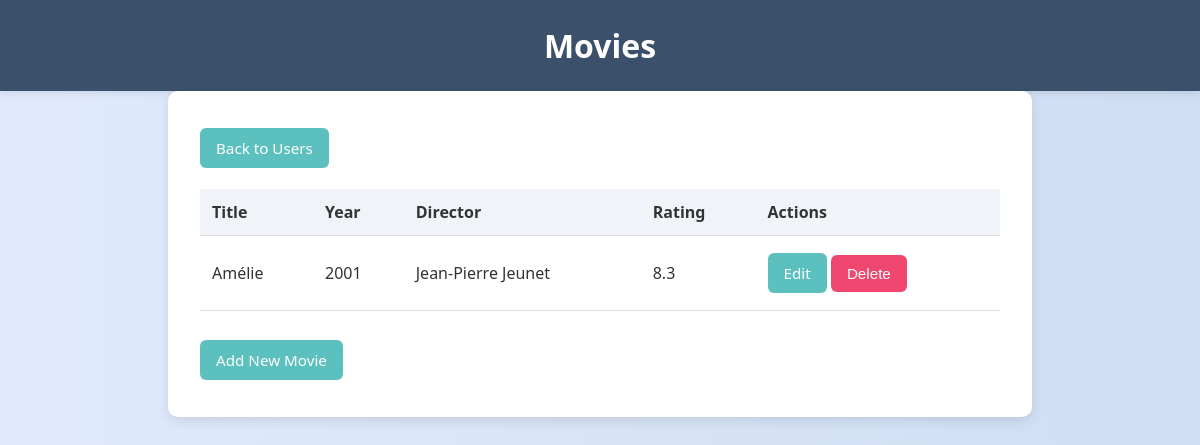
The app's page /users/5 with its own data.
### models/movie.py (models this page shows)
class Movie(db.Model):
    __tablename__ = 'movies'
    __table_args__ = (db.UniqueConstraint('title', 'user_id'),)
    movie_id: Mapped[int] = mapped_column(primary_key=True, autoincrement=True)
    user_id: Mapped[int] = mapped_column(ForeignKey('users.user_id'))
    user = relationship('User', back_populates='movies')
    title: Mapped[str] = mapped_column(nullable=False, unique=True)
    year: Mapped[int] = mapped_column()
    director: Mapped[str] = mapped_column()
    rating: Mapped[float] = mapped_column()

### app.py (the view)
@app.route('/users/<user_id>')
def user_movies(user_id):
    movies = data_manager.get_user_movies(user_id)
    return render_template('movies.html', movies=movies, user_id=user_id)

### data_managers/data_manager_sqlite.py (called while the page is built)
    def get_user_movies(self, user_id):
        try:
            stmt = select(Movie).where(Movie.user_id == user_id)
            return db.session.scalars(stmt).all()
        except SQLAlchemyError as e:
            print(f"Error retrieving user movies: {e}")
            return []

### templates/movies.html (shortened to what this page needs)
<!DOCTYPE html>
<html lang="en">
<head>
    <link rel="stylesheet" href="{{ url_for('static', filename='styles.css') }}">
</head>
<body>
    <header>
        <h1>Movies</h1>
    </header>
    <main>
        <nav><a href="{{ url_for('list_users') }}" class="button">Back to Users</a></nav>
        {% if movies %}
        <table class="movie-table">
            <thead>
                <tr>
                    <th>Title</th>
                    <th>Year</th>
                    <th>Director</th>
                    <th>Rating</th>
                    <th>Actions</th>
                </tr>
            </thead>
            <tbody>
                {% for movie in movies %}
                <tr>
                    <td>{{ movie.title }}</td>
                    <td>{{ movie.year }}</td>
                    <td>{{ movie.director }}</td>
                    <td>{{ movie.rating }}</td>
                    <td>
                        <a href="{{ url_for('update_movie', user_id=user_id, movie_id=movie.movie_id) }}" class="button">Edit</a>
                        <form method="POST" action="{{ url_for('delete_movie', user_id=user_id, movie_id=movie.movie_id) }}" style="display:inline;" onsubmit="return confirm('Are you sure you want to delete this movie?');">
                            <button type="submit">Delete</button>
                        </form>
                    </td>
                </tr>
                {% endfor %}
            </tbody>
        </table>
        {% else %}
            <p>No movies found.</p>
        {% endif %}
        <div style="margin-top: 1rem;">
            <a href="{{ url_for('add_movie', user_id=user_id) }}" class="button">Add New Movie</a>
        </div>
    </main>
</body>
</html>

### static/styles.css (style rules this page uses)
body { font-family: 'Segoe UI', Tahoma, Geneva, Verdana, sans-serif; background: linear-gradient(to right, #e0eafc, #cfdef3); margin: 0; padding: 0; color: #333; }
header { background-color: #3a506b; color: white; padding: 1.5rem 2rem; text-align: center; box-shadow: 0 2px 8px rgba(0, 0, 0, 0.1); }
main { padding: 2rem; max-width: 800px; margin: auto; background-color: white; border-radius: 10px; box-shadow: 0 4px 12px rgba(0, 0, 0, 0.1); }
h1 { margin: 0; font-size: 2rem; }
nav { margin-bottom: 1rem; }
.button, button { display: inline-block; padding: 10px 16px; background-color: #5bc0be; color: white; text-decoration: none; border: none; border-radius: 6px; margin: 5px 0; cursor: pointer; transition: background-color 0.3s; }
.movie-table { width: 100%; border-collapse: collapse; margin-bottom: 1.5rem; }
.movie-table th, .movie-table td { padding: 0.75rem; text-align: left; border-bottom: 1px solid #ddd; }
.movie-table th { background-color: #f0f4f8; color: #333; }
.movie-table td { background-color: #fff; }
form button { background-color: #ef476f; }
.button, button { display: inline-block; padding: 10px 16px; background-color: #5bc0be; color: white; text-decoration: none; border: none; border-radius: 6px; margin: 5px 0; cursor: pointer; font-size: 0.95rem; transition: background-color 0.3s; }
button { appearance: none; -webkit-appearance: none; }

### records on screen
Movie: title "Amélie", year "2001", director "Jean-Pierre Jeunet", rating "8.3"
